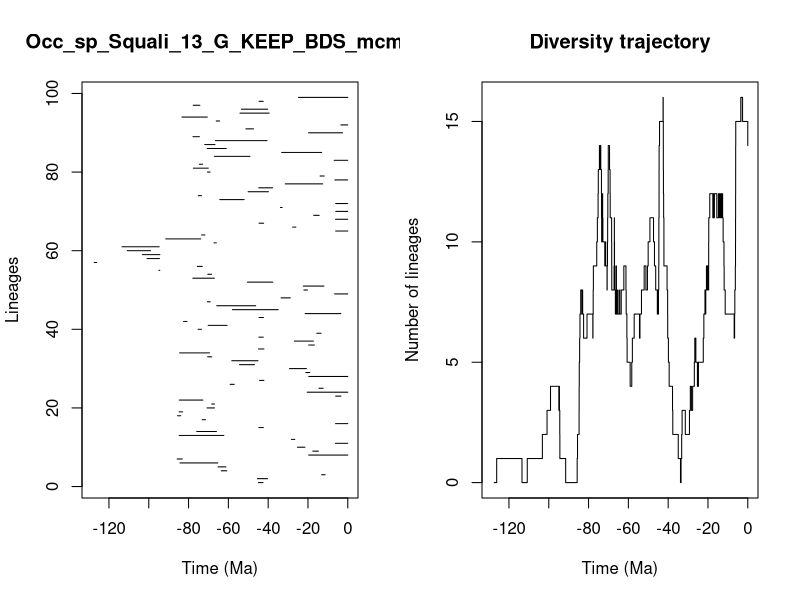

The R source for this figure:


pdf(file='../Results/Species/5_MA_bins_EXT_EP_FT/pyrate_mcmc_logs/Occ_sp_Squali_13_G_KEEP_BDS_mcmc_LTT.pdf',width=0.6*20, height=0.6*10)
title = "Occ_sp_Squali_13_G_KEEP_BDS_mcmc"
ts=c(44.88332513375385, 45.44709901262801,13.123073131317858,63.5833197118721,65.17468154360175,84.31246078173332,85.72691789269929,19.648811883395084,17.567622333813304,25.30844174678412,6.251141052562836,28.31174249084358,84.72938201292787,75.88982881650429,44.68211828511449,6.139417790307208,73.17043815113468,85.53843322528353,84.76390134009824,70.7172266171021,68.33801800486086,84.66691202121919,6.087310155675332,20.376732980134975,14.493379961167815,59.09656288917717,44.34029230120593,19.603758796650503,21.098531031463043,29.30445931176115,54.410555568756884,58.289242028801254,70.40939600752957,84.48276201954997,44.86781570928773,19.65117975029236,26.85029724693123,44.67117852336028,15.568472827515157,75.21578779530334,70.14511952992552,82.4884791411815,44.55357599361222,21.396483934154823,57.98827868109713,65.85380470023308,70.52612186271539,33.517691129555764,6.614804148463999,22.06813337406002,22.356680040626102,50.41304035880492,77.86203904907191,70.31858253758188,94.92958253948487,75.57520262791931,127.40504755564824,100.86594503587834,103.20379370009555,110.79842261625043,113.45018906715876,67.18395300998763,91.50713201477292,73.42394321497406,6.11079373857172,27.704149576223134,44.579363998244496,6.158622014691477,17.120950063327438,6.044361948928605,33.813501453343136,6.078930378050199,64.31082937457198,75.10320956957993,50.05386148272048,44.734098577138354,31.392895244449107,6.507574600570601,13.900966428277483,70.49028951591258,77.58366869798036,74.53678360542406,6.8366009314409135,67.04848870787457,33.212107840857755,70.64987121214827,71.85395879638513,66.53250208835625,77.7842640208994,19.72348217628268,51.17956411746024,3.4866364886938266,66.09517400843082,83.33809721085369,54.16765143071969,53.418012995864444,77.67665072600902,44.573358642405346,24.784275394066725)
te=c(42.56799951717324, 40.26564688613557,11.346860117686594,60.74478257242129,61.21596591221065,65.31568610929942,83.16190892325261,0.0,14.763887670838665,21.51708104508595,0.0,26.62174663727539,62.278617887661085,65.99260841256384,42.43666454251118,0.0,71.5032081092436,83.93594755230752,82.96346001756925,66.95781859100681,67.02192615269276,72.8000893420068,3.446865982252004,0.0,12.384684335593343,57.07543716481954,42.13604166347473,0.0,19.09556550983921,20.778374459440293,46.878767785558004,45.1315428919287,68.36572990811703,69.46595496499154,42.13082137773866,16.768163776842645,17.293372890068603,42.443191394301074,13.410776418193214,73.52485489281108,60.63085141735015,80.77196304603329,42.3820932002752,3.5117593795224344,34.93228001237738,46.264527610124084,69.12567689723618,28.86891428738912,0.0,20.257823328558302,11.956246313280168,37.677898287718314,67.04337058131473,68.41220669756758,94.46137147948536,73.08060322625879,126.16359405405628,94.633509550514,94.41547258970144,99.11576582717872,94.76878723914375,66.03827333128395,73.85675106495697,71.82105247709869,0.0,26.08685458107317,42.27553936459465,0.0,14.390871133111785,0.0,32.99379153461231,0.0,52.057502000618854,73.49712439383272,39.881076616908715,37.81228764301816,12.634156143434776,0.0,11.871446659779407,69.18252277769322,70.08849500887389,72.91415342805425,0.0,49.168017900562276,13.104971355009353,61.10331595305337,66.72641217912076,40.55578250424253,74.55174128050976,2.617050252068163,47.36049913311075,0.0,64.4120196929225,70.59992004333476,39.495839458032705,40.23411973710867,74.31627380057863,42.494256766951736,0.0)
div_traj=c(0, 1,0,1,2,3,4,3,4,3,2,1,0,1,2,3,4,5,6,7,8,7,8,7,6,7,6,7,8,9,10,11,12,13,14,13,14,13,12,11,10,11,12,11,10,9,10,9,8,9,10,9,10,11,12,13,14,13,12,11,10,9,8,9,10,11,10,9,8,7,8,9,8,7,8,7,8,7,8,9,8,7,6,5,4,5,6,7,6,7,8,9,8,9,10,11,10,9,8,7,8,7,8,9,10,11,12,13,14,15,16,15,14,13,12,11,10,9,8,7,6,5,4,3,2,1,0,1,2,3,2,3,4,3,4,5,6,5,4,5,6,7,8,7,8,9,8,9,8,9,10,11,12,11,12,11,12,11,12,11,12,11,12,11,12,11,10,9,8,7,6,7,8,9,10,11,12,13,14,15,16,15,16,15,14)
time_events=c(127.40504755564824, 126.16359405405628,113.45018906715876,110.79842261625043,103.20379370009555,100.86594503587834,99.11576582717872,94.92958253948487,94.76878723914375,94.633509550514,94.46137147948536,94.41547258970144,91.50713201477292,85.72691789269929,85.53843322528353,84.76390134009824,84.72938201292787,84.66691202121919,84.48276201954997,84.31246078173332,83.93594755230752,83.33809721085369,83.16190892325261,82.96346001756925,82.4884791411815,80.77196304603329,77.86203904907191,77.7842640208994,77.67665072600902,77.58366869798036,75.88982881650429,75.57520262791931,75.21578779530334,75.10320956957993,74.55174128050976,74.53678360542406,74.31627380057863,73.85675106495697,73.52485489281108,73.49712439383272,73.42394321497406,73.17043815113468,73.08060322625879,72.91415342805425,72.8000893420068,71.85395879638513,71.82105247709869,71.5032081092436,70.7172266171021,70.64987121214827,70.59992004333476,70.52612186271539,70.49028951591258,70.40939600752957,70.31858253758188,70.14511952992552,70.08849500887389,69.46595496499154,69.18252277769322,69.12567689723618,68.41220669756758,68.36572990811703,68.33801800486086,67.18395300998763,67.04848870787457,67.04337058131473,67.02192615269276,66.95781859100681,66.72641217912076,66.53250208835625,66.09517400843082,66.03827333128395,65.99260841256384,65.85380470023308,65.31568610929942,65.17468154360175,64.4120196929225,64.31082937457198,63.5833197118721,62.278617887661085,61.21596591221065,61.10331595305337,60.74478257242129,60.63085141735015,59.09656288917717,58.289242028801254,57.98827868109713,57.07543716481954,54.410555568756884,54.16765143071969,53.418012995864444,52.057502000618854,51.17956411746024,50.41304035880492,50.05386148272048,49.168017900562276,47.36049913311075,46.878767785558004,46.264527610124084,45.44709901262801,45.1315428919287,44.88332513375385,44.86781570928773,44.734098577138354,44.68211828511449,44.67117852336028,44.579363998244496,44.573358642405346,44.55357599361222,44.34029230120593,42.56799951717324,42.494256766951736,42.443191394301074,42.43666454251118,42.3820932002752,42.27553936459465,42.13604166347473,42.13082137773866,40.55578250424253,40.26564688613557,40.23411973710867,39.881076616908715,39.495839458032705,37.81228764301816,37.677898287718314,34.93228001237738,33.813501453343136,33.517691129555764,33.212107840857755,32.99379153461231,31.392895244449107,29.30445931176115,28.86891428738912,28.31174249084358,27.704149576223134,26.85029724693123,26.62174663727539,26.08685458107317,25.30844174678412,24.784275394066725,22.356680040626102,22.06813337406002,21.51708104508595,21.396483934154823,21.098531031463043,20.778374459440293,20.376732980134975,20.257823328558302,19.72348217628268,19.65117975029236,19.648811883395084,19.603758796650503,19.09556550983921,17.567622333813304,17.293372890068603,17.120950063327438,16.768163776842645,15.568472827515157,14.763887670838665,14.493379961167815,14.390871133111785,13.900966428277483,13.410776418193214,13.123073131317858,13.104971355009353,12.634156143434776,12.384684335593343,11.956246313280168,11.871446659779407,11.346860117686594,6.8366009314409135,6.614804148463999,6.507574600570601,6.251141052562836,6.158622014691477,6.139417790307208,6.11079373857172,6.087310155675332,6.078930378050199,6.044361948928605,3.5117593795224344,3.4866364886938266,3.446865982252004,2.617050252068163,0.0)
                par(mfrow=c(1,2))
                L = length(ts)
                plot(ts, 1:L , xlim=c(-max(ts)-1,0), pch=20, type="n", main=title,xlab="Time (Ma)",ylab="Lineages")
                for (i in 1:L){segments(x0=-te[i],y0=i,x1=-ts[i],y1=i)}    
                t = -time_events
                plot(div_traj ~ t,type="s", main = "Diversity trajectory",xlab="Time (Ma)",ylab="Number of lineages",xlim=c(-max(ts)-1,0))
                abline(v=c(65,200,251,367,445),lty=2,col="gray")
                
